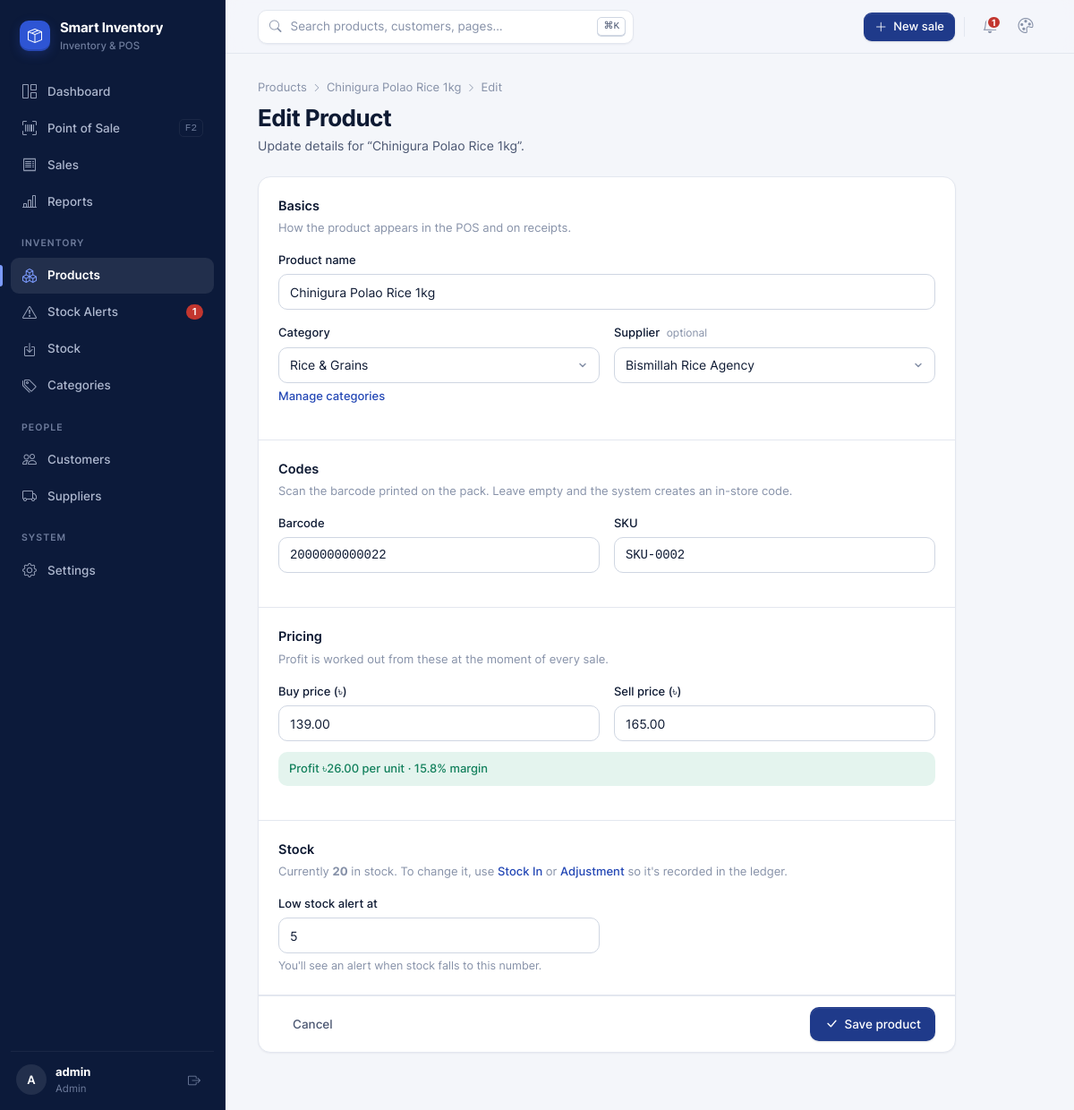
The app's page /products/2/edit/ (signed in) with its own data.
### inventory/models.py (models this page shows, shortened)
class StoreSettings(models.Model):
    shop_name = models.CharField(max_length=120, default='Smart Inventory')
    address = models.CharField(max_length=255, blank=True)
    phone = models.CharField(max_length=40, blank=True)
    receipt_footer = models.CharField(max_length=255, default='Thank you for shopping with us!')
    default_low_stock = models.PositiveIntegerField('default low stock alert', default=5)
    reorder_cover_days = models.PositiveIntegerField(
        default=14, help_text='Reorder suggestions keep this many days of sales in stock.',
    )
    telegram_bot_token = models.CharField(max_length=120, blank=True)
    telegram_chat_id = models.CharField(max_length=60, blank=True)
    class Meta:
        verbose_name = 'store settings'
        verbose_name_plural = 'store settings'
    @classmethod
    def load(cls):
        obj, _ = cls.objects.get_or_create(pk=1)
        return obj

class Product(models.Model):
    name = models.CharField(max_length=200)
    sku = models.CharField('SKU', max_length=50, blank=True, db_index=True)
    barcode = models.CharField(max_length=64, blank=True, db_index=True)
    category = models.ForeignKey(Category, on_delete=models.CASCADE, related_name='products')
    supplier = models.ForeignKey(
        Supplier, on_delete=models.SET_NULL, null=True, blank=True, related_name='products',
    )
    cost_price = models.DecimalField('buy price', max_digits=10, decimal_places=2, default=0)
    price = models.DecimalField('sell price', max_digits=10, decimal_places=2)
    quantity = models.PositiveIntegerField(default=0)
    low_stock_threshold = models.PositiveIntegerField(default=5)
    created_at = models.DateTimeField(auto_now_add=True)
    class Meta:
        ordering = ['-created_at']

### inventory/views/products.py (the view, shortened to what this page needs)
# urls.py: path('products/<int:pk>/edit/', views.product_update, name='product_update'),
@login_required
def product_update(request, pk):
    product = get_object_or_404(Product, pk=pk)
    form = ProductForm(request.POST or None, instance=product)
    return render(request, 'inventory/product_form.html', {'form': form, 'title': 'Edit Product', 'product': product})

### inventory/context_processors.py (called while the page is built)
def nav_section(request):
    match = getattr(request, 'resolver_match', None)
    name = match.url_name if match else ''
    section = next((s for prefix, s in SECTIONS if name and name.startswith(prefix)), '')
    return {'nav_section': section}

def store(request):
    theme = request.COOKIES.get(THEME_COOKIE, 'navy')
    context = {
        'store': StoreSettings.load(),
        'theme': theme if theme in {t[0] for t in THEMES} else 'navy',
        'themes': THEMES,
    }
    if getattr(request, 'user', None) and request.user.is_authenticated:
        context['nav_low_stock'] = Product.objects.filter(quantity__lte=F('low_stock_threshold')).count()
    return context

### inventory/models.py (called while the page is built)
    def __str__(self):
        return self.name

    def __str__(self):
        return self.name

### templates/inventory/product_form.html (shortened to what this page needs)
{% extends 'base.html' %}
{% block content %}
<div class="breadcrumb"><a href="{% url 'product_list' %}">Products</a><i class="bi bi-chevron-right"></i>{% if product %}<a href="{% url 'product_detail' product.pk %}">{{ product.name }}</a><i class="bi bi-chevron-right"></i>Edit{% else %}New{% endif %}</div>
<div class="page-head">
  <div>
    <h1>{{ title }}</h1>
    <p>{% if product %}Update details for “{{ product.name }}”.{% else %}Fill in the details to add a new product.{% endif %}</p>
  </div>
</div>
<form method="post" class="card form-card">
  <div class="form-section">
    <h3>Basics</h3>
    <p>How the product appears in the POS and on receipts.</p>
    <div class="form-group">
      <label for="{{ form.name.id_for_label }}">Product name</label>
      {{ form.name }}
    </div>
    <div class="form-row">
      <div class="form-group">
        <label for="{{ form.category.id_for_label }}">Category</label>
        {{ form.category }}
        <div class="help"><a href="{% url 'category_list' %}" class="link">Manage categories</a></div>
      </div>
      <div class="form-group">
        <label for="{{ form.supplier.id_for_label }}">Supplier <span class="optional">optional</span></label>
        {{ form.supplier }}
      </div>
    </div>
  </div>
  <div class="form-section">
    <h3>Codes</h3>
    <p>Scan the barcode printed on the pack. Leave empty and the system creates an in-store code.</p>
    <div class="form-row">
      <div class="form-group">
        <label for="{{ form.barcode.id_for_label }}">Barcode</label>
        {{ form.barcode }}
      </div>
      <div class="form-group">
        <label for="{{ form.sku.id_for_label }}">SKU</label>
        {{ form.sku }}
      </div>
    </div>
  </div>
  <div class="form-section">
    <h3>Pricing</h3>
    <p>Profit is worked out from these at the moment of every sale.</p>
    <div class="form-row">
      <div class="form-group">
        <label for="{{ form.cost_price.id_for_label }}">Buy price (৳)</label>
        {{ form.cost_price }}
      </div>
      <div class="form-group">
        <label for="{{ form.price.id_for_label }}">Sell price (৳)</label>
        {{ form.price }}
      </div>
    </div>
    <div class="profit-hint" id="profitHint" hidden></div>
  </div>
  <div class="form-section">
    <h3>Stock</h3>
    <p>{% if product %}Currently <strong>{{ product.quantity }}</strong> in stock. To change it, use <a href="{% url 'stock' %}?tab=in" class="link">Stock In</a> or <a href="{% url 'stock' %}?tab=adjust" class="link">Adjustment</a> so it's recorded in the ledger.{% else %}Opening stock is recorded in the stock ledger.{% endif %}</p>
    <div class="form-row">
      <div class="form-group">
        <label for="{{ form.low_stock_threshold.id_for_label }}">Low stock alert at</label>
        {{ form.low_stock_threshold }}
        <div class="help">You'll see an alert when stock falls to this number.</div>
      </div>
    </div>
  </div>
  <div class="card-foot">
    <a href="{% if product %}{% url 'product_detail' product.pk %}{% else %}{% url 'product_list' %}{% endif %}" class="btn btn-ghost">Cancel</a>
    <button type="submit" class="btn btn-primary"><i class="bi bi-check-lg"></i> Save product</button>
  </div>
</form>
{% endblock %}

### templates/base.html (shortened to what this page needs)
{% load static %}
<!DOCTYPE html>
<html lang="en" data-theme="{{ theme }}">
<head>
  <link rel="stylesheet" href="{% static 'vendor/inter/inter.css' %}">
  <link rel="stylesheet" href="{% static 'vendor/bootstrap-icons/bootstrap-icons.min.css' %}">
  <link rel="stylesheet" href="{% static 'css/style.css' %}">
</head>
<body>
<div class="app">
  <aside class="sidebar" id="sidebar">
    <a href="{% url 'dashboard' %}" class="brand">
      <span class="brand-mark"><i class="bi bi-box-seam"></i></span>
      <span class="ellipsis">{{ store.shop_name }}<small>Inventory &amp; POS</small></span>
    </a>
    <nav class="nav">
      <a href="{% url 'dashboard' %}" class="{% if nav_section == 'dashboard' %}active{% endif %}"><i class="bi bi-grid-1x2"></i> Dashboard</a>
      <a href="{% url 'pos' %}" class="{% if nav_section == 'pos' %}active{% endif %}"><i class="bi bi-upc-scan"></i> Point of Sale <kbd class="kbd-hint">F2</kbd></a>
      <a href="{% url 'order_list' %}" class="{% if nav_section == 'sales' %}active{% endif %}"><i class="bi bi-receipt"></i> Sales</a>
      <a href="{% url 'report' %}" class="{% if nav_section == 'reports' %}active{% endif %}"><i class="bi bi-bar-chart-line"></i> Reports</a>
      <div class="nav-label">Inventory</div>
      <a href="{% url 'product_list' %}" class="{% if nav_section == 'products' %}active{% endif %}"><i class="bi bi-boxes"></i> Products</a>
      <a href="{% url 'alert_list' %}" class="{% if nav_section == 'alerts' %}active{% endif %}">
        <i class="bi bi-exclamation-triangle"></i> Stock Alerts
        {% if nav_low_stock %}<span class="count" title="{{ nav_low_stock }} low or out of stock">{{ nav_low_stock }}</span>{% endif %}
      </a>
      <a href="{% url 'stock' %}" class="{% if nav_section == 'stock' %}active{% endif %}"><i class="bi bi-box-arrow-in-down"></i> Stock</a>
      <a href="{% url 'category_list' %}" class="{% if nav_section == 'categories' %}active{% endif %}"><i class="bi bi-tags"></i> Categories</a>
      <div class="nav-label">People</div>
      <a href="{% url 'customer_list' %}" class="{% if nav_section == 'customers' %}active{% endif %}"><i class="bi bi-people"></i> Customers</a>
      <a href="{% url 'supplier_list' %}" class="{% if nav_section == 'suppliers' %}active{% endif %}"><i class="bi bi-truck"></i> Suppliers</a>
      <div class="nav-label">System</div>
      <a href="{% url 'settings' %}" class="{% if nav_section == 'settings' %}active{% endif %}"><i class="bi bi-gear"></i> Settings</a>
    </nav>
    <div class="sidebar-footer">
      <a href="{% url 'settings' %}?tab=account" class="avatar" title="My account">{{ request.user.get_full_name|default:request.user.username|slice:":1" }}</a>
      <div class="who">
        <strong class="ellipsis">{{ request.user.get_full_name|default:request.user.username }}</strong>
        <span>{% if request.user.is_superuser %}Admin{% else %}Staff{% endif %}</span>
      </div>
      <form method="post" action="{% url 'logout' %}">
        <button type="submit" class="icon-btn" title="Sign out" aria-label="Sign out"><i class="bi bi-box-arrow-right"></i></button>
      </form>
    </div>
  </aside>
  <main class="main">
    <header class="topbar">
      <button type="button" class="search-trigger" data-cmdk aria-label="Search">
        <i class="bi bi-search"></i>
        <span>Search products, customers, pages…</span>
        <kbd>⌘K</kbd>
      </button>
      <div class="topbar-actions">
        <a href="{% url 'pos' %}" class="btn btn-primary btn-sm hide-sm"><i class="bi bi-plus-lg"></i> New sale</a>
        <a href="{% url 'alert_list' %}" class="icon-btn" title="Stock alerts" aria-label="Stock alerts">
          {% if nav_low_stock %}<span class="dot-badge">{{ nav_low_stock }}</span>{% endif %}
        </a>
        <div class="menu" id="themeMenu">
          <button type="button" class="icon-btn" data-menu-toggle title="Theme" aria-label="Change theme" aria-haspopup="true">
            <i class="bi {% if theme == 'midnight' %}bi-moon-stars{% else %}bi-palette{% endif %}"></i>
          </button>
        </div>
      </div>
    </header>
    <div class="content">
      <div class="container">
        {% block content %}{% endblock %}
      </div>
    </div>
  </main>
</div>
</body>
</html>

### records on screen
StoreSettings: shop_name "Smart Inventory"
Product: name "Chinigura Polao Rice 1kg", category "Rice & Grains", supplier "Bismillah Rice Agency", barcode "2000000000022", sku "SKU-0002", cost_price "139.00", price "165.00", quantity "20", low_stock_threshold "5"

### other values on screen
{{ nav_low_stock }} "1"
{{ request.user.get_full_name|default:request.user.username|slice:":1" }} "A"
{{ request.user.get_full_name|default:request.user.username }} "admin"
{{ title }} "Edit Product"
